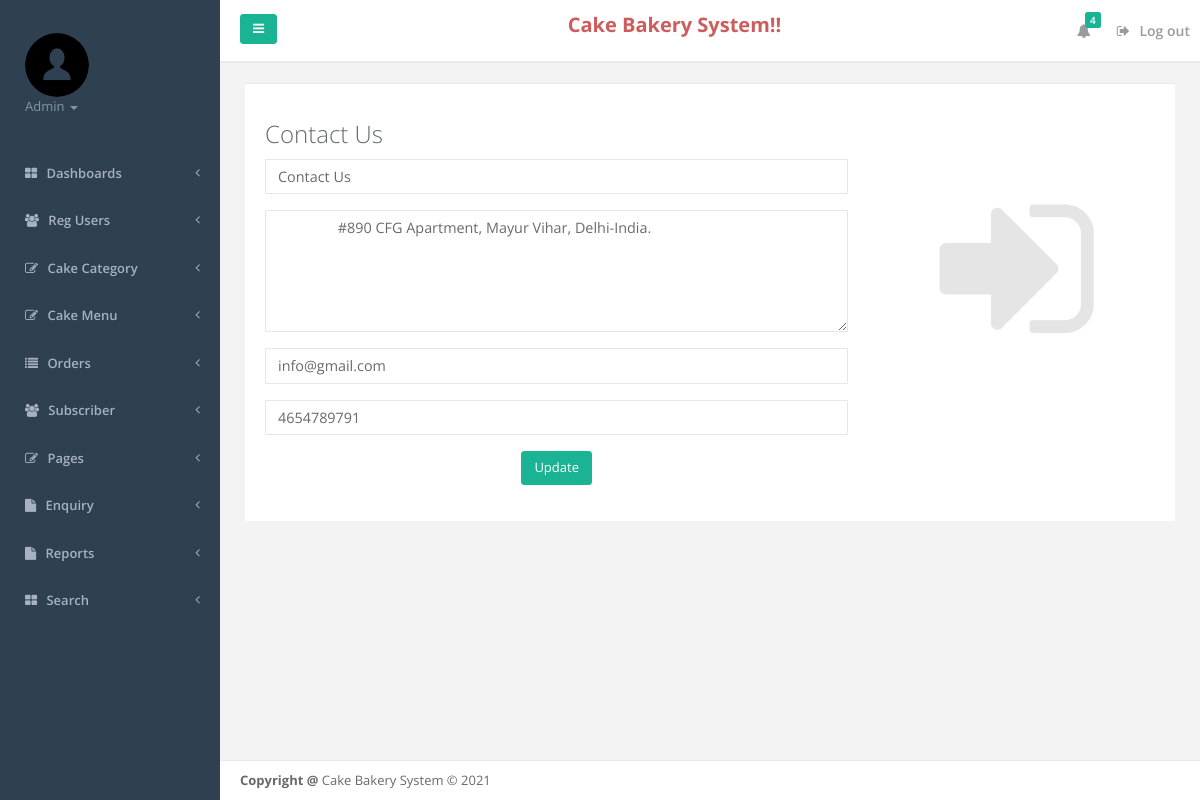
/admin/contactus.php (signed in), run on the app's committed database.
### tables this page shows
CREATE TABLE `tblpage` (
  `ID` int(10) NOT NULL,
  `PageType` varchar(200) DEFAULT NULL,
  `PageTitle` varchar(200) DEFAULT NULL,
  `PageDescription` mediumtext DEFAULT NULL,
  `Email` varchar(200) DEFAULT NULL,
  `MobileNumber` bigint(10) DEFAULT NULL,
  `UpdationDate` timestamp NOT NULL DEFAULT current_timestamp() ON UPDATE current_timestamp()
);

### admin/contactus.php (the view, shortened to what this page needs)
<?php
include('includes/dbconnection.php');
if (strlen($_SESSION['fosaid']==0)) {
  header('location:logout.php');
  } else{
  ?>
<!DOCTYPE html>
<html>
<head>
    <link href="css/bootstrap.min.css" rel="stylesheet">
    <link href="font-awesome/css/font-awesome.css" rel="stylesheet">
    <link href="css/plugins/iCheck/custom.css" rel="stylesheet">
    <link href="css/plugins/steps/jquery.steps.css" rel="stylesheet">
    <link href="css/animate.css" rel="stylesheet">
    <link href="css/style.css" rel="stylesheet">
</head>
<body>
    <div id="wrapper">
    <?php include_once('includes/leftbar.php');?>
        <div id="page-wrapper" class="gray-bg">
             <?php include_once('includes/header.php');?>
        <div class="row border-bottom">
        </div>
        <div class="wrapper wrapper-content animated fadeInRight">
            <div class="row">
                <div class="col-lg-12">
                    <div class="ibox">
                        <div class="ibox-content">
                            <form id="form" action="#" class="wizard-big" method="post" name="submit">
                               <?php
$ret=mysqli_query($con,"select * from  tblpage where PageType='contactus'");
while ($row=mysqli_fetch_array($ret)) {
?>
                                    <fieldset>
                                    <h2>Contact Us</h2>
                                    <div class="row">
                                        <div class="col-lg-8">
                                            <div class="form-group">
                                                <input id="categoryname" name="pagetitle" type="text" class="form-control required" required="true" value="<?php  echo $row['PageTitle'];?>">
                                            </div>
                                            <div class="form-group">
                                                <textarea class="form-control required" name="pagedes" id="pagedes" rows="5"><?php  echo $row['PageDescription'];?></textarea>
                                            </div>
                                            <div class="form-group">
                                                <input type="email" class="form-control required" name="email" value="<?php  echo $row['Email'];?>" required='true'>
                                            </div>
                                            <div class="form-group">
                                                <input type="text" class="form-control required" name="mobnum" value="<?php  echo $row['MobileNumber'];?>" required='true' maxlength="10" pattern='[0-9]+'>
                                            </div>
                                            <?php } ?>
                                            <div class="form-group">
                                              <p style="text-align: center;"><button type="submit" name="submit" class="btn btn-primary">Update</button></p>
                                            </div>
                                        </div>
                                        <div class="col-lg-4">
                                            <div class="text-center">
                                                <div style="margin-top: 20px">
                                                    <i class="fa fa-sign-in" style="font-size: 180px;color: #e5e5e5 "></i>
                                                </div>
                                            </div>
                                        </div>
                                    </div>
                                </fieldset>
                            </form>
                        </div>
                    </div>
                    </div>
                </div>
            </div>
                <?php include_once('includes/footer.php');?>
        </div>
        </div>
</body>
</html>
<?php }  ?>

### admin/includes/leftbar.php (shortened to what this page needs)
    <nav class="navbar-default navbar-static-side" role="navigation">
        <div class="sidebar-collapse">
            <ul class="nav metismenu" id="side-menu">
                <li class="nav-header">
                    <div class="dropdown profile-element">
                        <img alt="image" class="rounded-circle" src="img/user.png"/>
                        <a data-toggle="dropdown" class="dropdown-toggle" href="#">
                            <?php
$admid=$_SESSION['fosaid'];
$ret=mysqli_query($con,"select AdminName from tbladmin where ID='$admid'");
$row=mysqli_fetch_array($ret);
$name=$row['AdminName'];
?>
                            <span class="text-muted text-xs block"><?php echo $name; ?> <b class="caret"></b></span>
                        </a>
                    </div>
                </li>
                <li>
                    <a href="dashboard.php"><i class="fa fa-th-large"></i> <span class="nav-label">Dashboards</span> <span class="fa arrow"></span></a>
                                    </li>
                                    <li>
                    <a href="user-detail.php"><i class="fa fa-users"></i> <span class="nav-label">Reg Users</span> <span class="fa arrow"></span></a>
                                    </li>
                <li>
                    <a href="#"><i class="fa fa-edit"></i> <span class="nav-label">Cake Category</span><span class="fa arrow"></span></a>
                </li>
 <li>
                    <a href="#"><i class="fa fa-edit"></i> <span class="nav-label">Cake Menu</span><span class="fa arrow"></span></a>
                </li>
        <li>
                    <a href="#"><i class="fa fa-list"></i> <span class="nav-label">Orders</span><span class="fa arrow"></span></a>
                </li>
    <li>
                    <a href="subcriber.php"><i class="fa fa-users"></i> <span class="nav-label">Subscriber</span> <span class="fa arrow"></span></a>
                                    </li>
                <li>
                    <a href="#"><i class="fa fa-edit"></i> <span class="nav-label">Pages</span><span class="fa arrow"></span></a>
                </li>
                <li>
                    <a href="#"><i class="fa fa-file"></i> <span class="nav-label">Enquiry</span><span class="fa arrow"></span></a>
                </li>
                   <li>
                    <a href="#"><i class="fa fa-file"></i> <span class="nav-label">Reports</span><span class="fa arrow"></span></a>
                </li>
                <li>
                    <a href="search.php"><i class="fa fa-th-large"></i> <span class="nav-label">Search</span> <span class="fa arrow"></span></a>
                                    </li>
            </ul>
        </div>
    </nav>

### data on the page
tblpage: pagetitle "Contact Us", pagedes "#890 CFG Apartment, Mayur Vihar, Delhi-India.", email "info@gmail.com", mobnum "4654789791"

### other printed values
$name "Admin"
$num "4"
